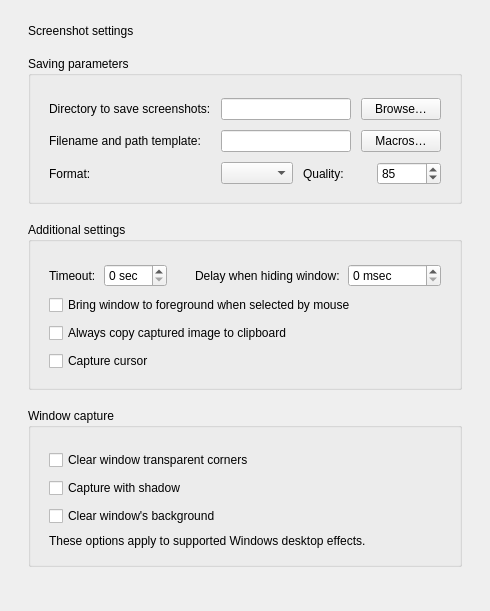
<?xml version="1.0" encoding="UTF-8"?>
<ui version="4.0">
 <class>ScreenshotSettingsPage</class>
 <widget class="QWidget" name="ScreenshotSettingsPage">
  <property name="windowTitle">
   <string>Screenshot settings</string>
  </property>
  <layout class="QVBoxLayout" name="rootLayout">
   <property name="leftMargin"><number>28</number></property>
   <property name="topMargin"><number>24</number></property>
   <property name="rightMargin"><number>28</number></property>
   <property name="bottomMargin"><number>24</number></property>
   <property name="spacing"><number>18</number></property>
   <item>
    <widget class="QLabel" name="settingsPageTitle">
     <property name="text"><string>Screenshot settings</string></property>
    </widget>
   </item>
   <item>
    <widget class="QGroupBox" name="savingGroup">
     <property name="title"><string>Saving parameters</string></property>
     <layout class="QGridLayout" name="savingLayout">
      <property name="leftMargin"><number>18</number></property>
      <property name="topMargin"><number>22</number></property>
      <property name="rightMargin"><number>18</number></property>
      <property name="bottomMargin"><number>16</number></property>
      <property name="horizontalSpacing"><number>10</number></property>
      <property name="verticalSpacing"><number>10</number></property>
      <item row="0" column="0">
       <widget class="QLabel" name="folderLabel">
        <property name="text"><string>Directory to save screenshots:</string></property>
        <property name="buddy"><cstring>folderEdit</cstring></property>
       </widget>
      </item>
      <item row="0" column="1"><widget class="QLineEdit" name="folderEdit"/></item>
      <item row="0" column="2">
       <widget class="QPushButton" name="folderBrowseButton">
        <property name="text"><string>Browse…</string></property>
       </widget>
      </item>
      <item row="1" column="0">
       <widget class="QLabel" name="filenameTemplateLabel">
        <property name="text"><string>Filename and path template:</string></property>
        <property name="buddy"><cstring>filenameTemplateEdit</cstring></property>
       </widget>
      </item>
      <item row="1" column="1"><widget class="QLineEdit" name="filenameTemplateEdit"/></item>
      <item row="1" column="2">
       <widget class="QPushButton" name="macrosButton">
        <property name="text"><string>Macros…</string></property>
        <property name="toolTip"><string>Macros list</string></property>
       </widget>
      </item>
      <item row="2" column="0">
       <widget class="QLabel" name="formatLabel">
        <property name="text"><string>Format:</string></property>
        <property name="buddy"><cstring>formatCombo</cstring></property>
       </widget>
      </item>
      <item row="2" column="1" colspan="2">
       <layout class="QHBoxLayout" name="formatRow">
        <item><widget class="QComboBox" name="formatCombo"/></item>
        <item><widget class="QLabel" name="qualityLabel"><property name="text"><string>Quality:</string></property><property name="buddy"><cstring>qualitySpin</cstring></property></widget></item>
        <item><widget class="QSpinBox" name="qualitySpin"><property name="minimum"><number>1</number></property><property name="maximum"><number>100</number></property><property name="value"><number>85</number></property></widget></item>
       </layout>
      </item>
     </layout>
    </widget>
   </item>
   <item>
    <widget class="QGroupBox" name="additionalGroup">
     <property name="title"><string>Additional settings</string></property>
     <layout class="QVBoxLayout" name="additionalLayout">
      <property name="leftMargin"><number>18</number></property>
      <property name="topMargin"><number>22</number></property>
      <property name="rightMargin"><number>18</number></property>
      <property name="bottomMargin"><number>16</number></property>
      <property name="spacing"><number>8</number></property>
      <item>
       <layout class="QHBoxLayout" name="delayRow">
        <item><widget class="QLabel" name="timeoutLabel"><property name="text"><string>Timeout:</string></property><property name="buddy"><cstring>timeoutSpin</cstring></property></widget></item>
        <item><widget class="QSpinBox" name="timeoutSpin"><property name="maximum"><number>30</number></property><property name="suffix"><string> sec</string></property></widget></item>
        <item><spacer name="delaySpacer"><property name="orientation"><enum>Qt::Horizontal</enum></property><property name="sizeHint" stdset="0"><size><width>20</width><height>20</height></size></property></spacer></item>
        <item><widget class="QLabel" name="windowHidingDelayLabel"><property name="text"><string>Delay when hiding window:</string></property><property name="buddy"><cstring>windowHidingDelaySpin</cstring></property></widget></item>
        <item><widget class="QSpinBox" name="windowHidingDelaySpin"><property name="maximum"><number>10000</number></property><property name="singleStep"><number>50</number></property><property name="suffix"><string> msec</string></property></widget></item>
       </layout>
      </item>
      <item><widget class="QCheckBox" name="foregroundCheckBox"><property name="text"><string>Bring window to foreground when selected by mouse</string></property></widget></item>
      <item><widget class="QCheckBox" name="copyToClipboardCheckBox"><property name="text"><string>Always copy captured image to clipboard</string></property></widget></item>
      <item><widget class="QCheckBox" name="captureCursorCheckBox"><property name="text"><string>Capture cursor</string></property></widget></item>
     </layout>
    </widget>
   </item>
   <item>
    <widget class="QGroupBox" name="windowCaptureGroup">
     <property name="title"><string>Window capture</string></property>
     <layout class="QVBoxLayout" name="windowCaptureLayout">
      <property name="leftMargin"><number>18</number></property>
      <property name="topMargin"><number>22</number></property>
      <property name="rightMargin"><number>18</number></property>
      <property name="bottomMargin"><number>16</number></property>
      <property name="spacing"><number>8</number></property>
      <item><widget class="QCheckBox" name="removeCornersCheckBox"><property name="text"><string>Clear window transparent corners</string></property></widget></item>
      <item><widget class="QCheckBox" name="addShadowCheckBox"><property name="text"><string>Capture with shadow</string></property></widget></item>
      <item><widget class="QCheckBox" name="removeBackgroundCheckBox"><property name="text"><string>Clear window's background</string></property></widget></item>
      <item><widget class="QLabel" name="windowCaptureHint"><property name="text"><string>These options apply to supported Windows desktop effects.</string></property><property name="wordWrap"><bool>true</bool></property></widget></item>
     </layout>
    </widget>
   </item>
   <item><spacer name="verticalSpacer"><property name="orientation"><enum>Qt::Vertical</enum></property><property name="sizeHint" stdset="0"><size><width>20</width><height>20</height></size></property></spacer></item>
  </layout>
 </widget>
 <resources/>
 <connections/>
</ui>
